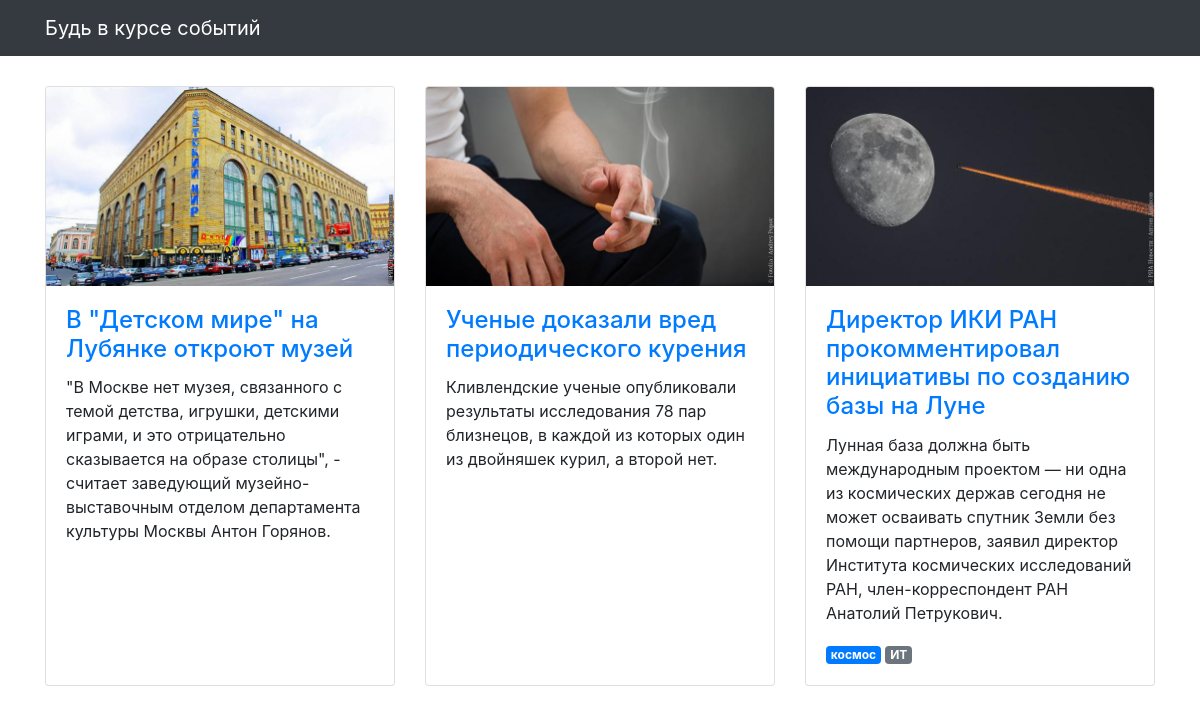
Before: / with the older database file.
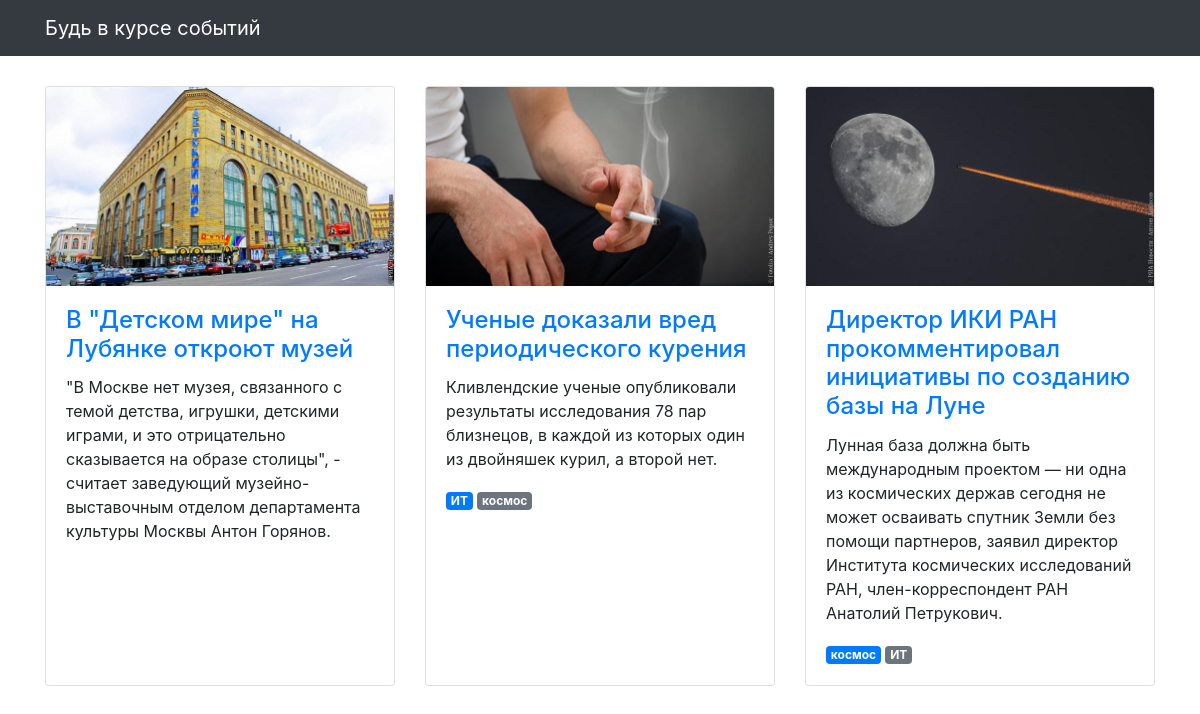
After: the same page with the newer database file.
### articles/models.py (models this page shows, shortened)
class Article(models.Model):
    title = models.CharField(max_length=256, verbose_name='Название')
    text = models.TextField(verbose_name='Текст')
    published_at = models.DateTimeField(verbose_name='Дата публикации')
    image = models.ImageField(null=True, blank=True, verbose_name='Изображение', )
    scopes = models.ManyToManyField('Scopes',
                                    through='ArticleScopes',
                                    related_name='scopes',
                                    through_fields=('article', 'scopes'))
    class Meta:
        verbose_name = 'Статья'
        verbose_name_plural = 'Статьи'

class ArticleScopes(models.Model):
    article = models.ForeignKey(Article, on_delete=models.CASCADE, related_name='scope_is_main')
    scopes = models.ForeignKey(Scopes, on_delete=models.CASCADE, related_name='scope_is_main')
    is_main = models.BooleanField(verbose_name='Основной тэг')
    class Meta:
        ordering = ['-is_main']

class Scopes(models.Model):
    topic = models.CharField(max_length=100, verbose_name='Тэг статьи')
    articles = models.ManyToManyField(Article,
                                      through='ArticleScopes',
                                      related_name='articles',
                                      through_fields=('scopes', 'article')
                                      )
    class Meta:
        verbose_name = 'Тэг статьи'
        verbose_name_plural = 'Тэги статей'

### articles/views.py (the view)
# urls.py: path('', articles_list, name='articles'),
def articles_list(request):
    template = 'articles/news.html'
    ordering = '-published_at'
    articles = Article.objects.all().prefetch_related('scopes').order_by(ordering)
    context = {'object_list': articles}
    return render(request, template, context)

### templates/articles/news.html (shortened to what this page needs)
{% extends "articles/base.html" %}
{% load static %}
{% block content %}
<div class="row">
  {% for article in object_list %}
  <div class="col-lg-4 col-sm-6 portfolio-item">
    <div class="card h-100">
      <a href="#"><img class="card-img-top" src="{% get_media_prefix %}{{ article.image }}" alt=""></a>
      <div class="card-body">
        <h4 class="card-title">
          <a href="#">{{ article.title }}</a>
        </h4>
        <p class="card-text">{{ article.text }}</p>
        {% for scope in article.scope_is_main.all %}
          <span class="badge {% if scope.is_main %}badge-primary{% else %}badge-secondary{% endif %}">{{ scope.scopes.topic }}</span>
        {% endfor %}
      </div>
    </div>
  </div>
  {% endfor %}
</div>
{% endblock %}

### templates/articles/base.html (shortened to what this page needs)
<!DOCTYPE html>
{% load static %}
<html>
  <head>
    <link href="{% static  "css/bootstrap.min.css"  %}" rel="stylesheet">
    <link href="{% static  "css/3-col-portfolio.css" %}" rel="stylesheet">
  </head>
  <body>
    <nav class="navbar navbar-expand-lg navbar-dark bg-dark fixed-top">
      <div class="container">
        <a class="navbar-brand" href="#">Будь в курсе событий</a>
      </div>
    </nav>
    <div class="container">{% block content %}{% endblock %}</div>
  </body>
</html>

### static/css/3-col-portfolio.css (style rules this page uses)
body { padding-top: 84px; padding-bottom: 84px; }
@media (min-width: 992px) { body { padding-top: 86px; padding-bottom: 86px; } }

Changed rows visible on the page:
added ArticleScopes: scopes.topic "ИТ", is_main True (drawn), shown under Article "Ученые доказали вред периодического курения"
added ArticleScopes: scopes.topic "космос", is_main False (drawn), shown under Article "Ученые доказали вред периодического курения"
